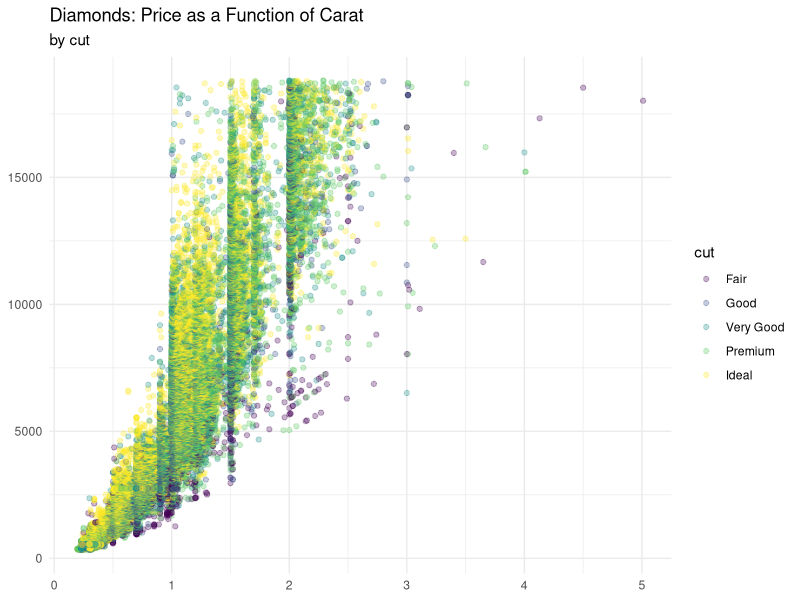

Recreate this plot in R.
## ---- chunk 1
knitr::opts_chunk$set(echo = TRUE, warning = FALSE, message = FALSE)
## ---- chunk 2
library(tidyverse)
## ---- chunk 3

diamonds |>
	ggplot2::ggplot(aes(x = carat, y = price, color = cut)) +
	geom_point(alpha = .3) +
	labs(
		title = "Diamonds: Price as a Function of Carat",
		subtitle = "by cut",
		x = NULL,
		y = NULL
	) +
	theme_minimal()
	
